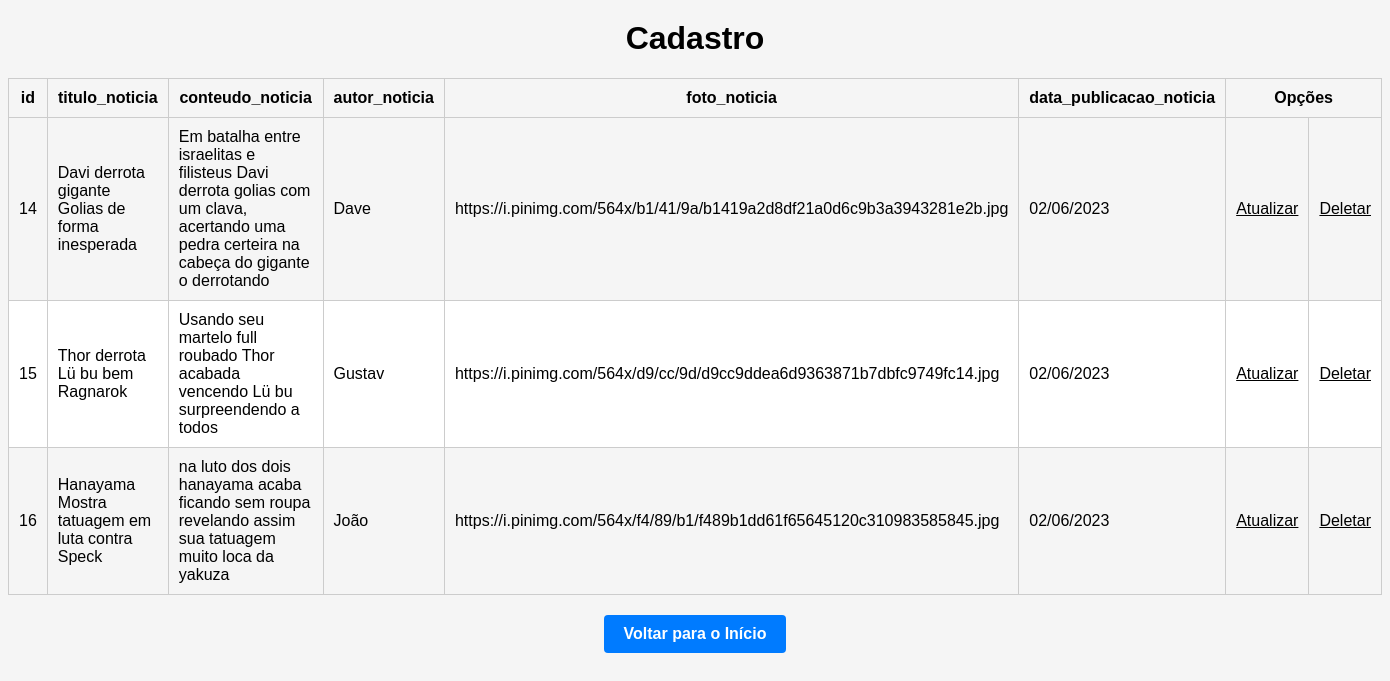
The app's page /listar.php with its own data.
### tables this page shows
CREATE TABLE `noticias` (
  `id` int(11) NOT NULL,
  `titulo_noticia` varchar(255) NOT NULL,
  `conteudo_noticia` varchar(255) NOT NULL,
  `foto_noticia` varchar(255) NOT NULL,
  `autor_noticia` varchar(255) NOT NULL,
  `data_publicacao_noticia` varchar(255) NOT NULL
);

### listar.php (the view, shortened to what this page needs)
<?php include 'db.php'; ?>
<!DOCTYPE html>
<html lang="en">
<head>
    <link rel="stylesheet" href="listar.css">
</head>
<body>
<h1>Cadastro</h1>
<?php
$stmt = $pdo->query("SELECT * FROM noticias");
$cadastros = $stmt->fetchAll(PDO::FETCH_ASSOC);
if (count($cadastros) == 0) {
    echo '<p>Nenhuma noticia cadastrada </p>';
} else {
    echo '<table border="1">';
    echo '<thead>
            <tr>
                <th>id</th>
                <th>titulo_noticia</th>
                <th>conteudo_noticia</th>
                <th>autor_noticia</th>
                <th>foto_noticia</th>
                <th>data_publicacao_noticia</th>
                <th colspan="2">Opções</th>
                </tr></thead>';
    echo '<tbody>';
    foreach ($cadastros as $cadastro) {
        echo '<tr>';
        echo '<td>' . $cadastro['id'] . '</td>';
        echo '<td>' . $cadastro['titulo_noticia'] . '</td>';
        echo '<td>' . $cadastro['conteudo_noticia'] . '</td>';
        echo '<td>' . $cadastro['autor_noticia'] . '</td>';
        echo '<td>' . $cadastro['foto_noticia'] . '</td>';
        echo '<td>' . date('d/m/Y', strtotime($cadastro['data_publicacao_noticia'])) . '</td>';
        echo '<td><a style="color:black;" href="atualizar.php?id=' . $cadastro['id'] . '">Atualizar</a></td>';
        echo '<td><a style="color:black;" href="deletar.php?id=' . $cadastro['id'] . '">Deletar</a></td>';
        echo '</tr>';
    }
    echo '</tbody>';
    echo '</table>';
}
?>
<button onclick="window.location.href='cadastro.php'">Voltar para o Início</button>
</body>
</html>

### listar.css (style rules this page uses)
body { font-family: Arial, sans-serif; background-color: #f5f5f5; }
h1 { text-align: center; margin-top: 20px; }
table { width: 100%; border-collapse: collapse; margin-top: 20px; }
th, td { padding: 10px; border: 1px solid #cccccc; }
thead { background-color: #f5f5f5; }
tbody tr:nth-child(even) { background-color: #ffffff; }
button { display: block; margin: 20px auto; padding: 10px 20px; font-size: 16px; font-weight: bold; text-align: center; text-decoration: none; color: #ffffff; background-color: #007bff; border: none; border-radius: 4px; cursor: pointer; }

### records on screen
noticias: id "14", titulo_noticia "Davi derrota gigante Golias de forma inesperada", conteudo_noticia "Em batalha entre israelitas e filisteus Davi derrota golias com um clava, acertando uma pedra certeira na cabeça do gigante o derrotando", autor_noticia "Dave", foto_noticia "https://i.pinimg.com/564x/b1/41/9a/b1419a2d8df21a0d6c9b3a3943281e2b.jpg", data_publicacao_noticia "02/06/2023"
noticias: id "15", titulo_noticia "Thor derrota Lü bu bem Ragnarok", conteudo_noticia "Usando seu martelo full roubado Thor acabada vencendo Lü bu surpreendendo a todos", autor_noticia "Gustav", foto_noticia "https://i.pinimg.com/564x/d9/cc/9d/d9cc9ddea6d9363871b7dbfc9749fc14.jpg", data_publicacao_noticia "02/06/2023"
noticias: id "16", titulo_noticia "Hanayama Mostra tatuagem em luta contra Speck", conteudo_noticia "na luto dos dois hanayama acaba ficando sem roupa revelando assim sua tatuagem muito loca da yakuza", autor_noticia "João", foto_noticia "https://i.pinimg.com/564x/f4/89/b1/f489b1dd61f65645120c310983585845.jpg", data_publicacao_noticia "02/06/2023"
